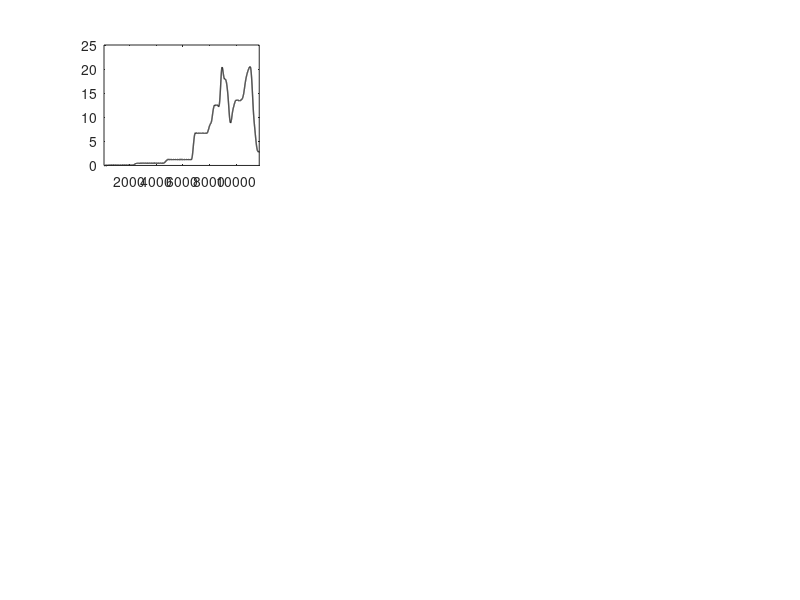

This chart was generated by the following MATLAB code: (Note: this script raises an error after producing the figure.)
%% PLOTS PAST, PRESENT & FUTURE RATES OF GLOBAL AND ANTARCTIC SEA LEVEL
% 
% This script produces Figure 1.
% 
% Sources:
%
% Holocene (total global mean sea level):
% Lambeck, K., Rouby, H., Purcell, A., Sun, Y., & Sambridge, M. (2014). Sea level and global ice volumes from the Last Glacial Maximum to the Holocene. Proceedings of the National Academy of Sciences, 111(43), 15296-15303.
% 
% 20th Century (total global mean sea level and Antarctic-specific
% contribution):
% Frederikse, T., Landerer, F., Caron, L., Adhikari, S., Parkes, D., Humphrey, V. W., ... & Wu, Y. H. (2020). The causes of sea-level rise since 1900. Nature, 584(7821), 393-397.
%
% Future projections until 2100 CE (showing only Antarctic-specific
% contribution):
% Edwards, T. L., Nowicki, S., Marzeion, B., Hock, R., Goelzer, H., Seroussi, H., ... & Zwinger, T. (2021). Projected land ice contributions to twenty-first-century sea level rise. Nature, 593(7857), 74-82.
%
%
% Created by Richard Selwyn Jones (Nov 2021)
%
%
%%

clear % Start fresh

addpath(genpath('..'))

% Load data
load Holocene_L14
load Historical_F20
load Future_E21


% Specify parameters for the figure
time_Hol = [100,11700];     % Time bounds for the Holocene (years ago, from 1950 CE)
time_C20 = [1908,2010];     % Time bounds for historical observations (years CE)
time_future = [2020,2100];  % Time bounds for future projections (years CE)
mmyr_lim = [0,25];          % Bounds for rate of change (y axis)
lwidth = 1;                 % Plotted linewidth
fsize = 7;                  % Font size


figure

% Holocene
ax1 = subplot(3,3,1);
plot(L14.time_a,L14.rate_m_mov100y*1000,'k-','linewidth',lwidth);
ylim(mmyr_lim);  xlim(time_Hol);
ax1.XDir='reverse'; ax1.YGrid='on';  box off; ax1.TickDir='both';
ylabel({'mm per year'});
xlabel('Years ago');
title('Holocene'); ax1.FontSize = fsize;

% Historical (20th Century)
ax2 = subplot(3,3,2);
plot(F20.time,F20.Rate.Obs_m*1000,'k-','linewidth',lwidth); hold on;
plot(F20.time,F20.Rate.Ant_m*1000,'r-','linewidth',lwidth);
ylim(mmyr_lim); xlim(time_C20);
xlabel('Years CE');
ax2.YTickLabel=[]; ax2.YGrid='on'; ax2.YColor='none'; box off; ax2.TickDir='both';
title('Historical');  ax2.FontSize = fsize;

% Projected (to 2100)
ax3 = subplot(3,3,3);
plot(E21.proj.years,E21.proj.Ant.Main2p6.rate_mean_30y*100,'r--','linewidth',lwidth); hold on;
plot(E21.proj.years,E21.proj.Ant.Main8p5.rate_mean_30y*100,'r-','linewidth',lwidth);
plot(E21.proj.years,E21.proj.Ant.Risk2p6.rate_mean_30y*100,'r--','linewidth',lwidth);
plot(E21.proj.years,E21.proj.Ant.Risk8p5.rate_mean_30y*100,'r-','linewidth',lwidth); hold off;
ylim(mmyr_lim); xlim(time_future);
xlabel('Years CE');
ax3.YTickLabel=[]; ax3.YGrid='on'; ax3.YColor='none'; box off; ax3.TickDir = 'both';
title('Future'); ax3.FontSize = fsize;

% Adjust plot positions
ax2_pos = ax2.Position; ax2_pos(1) = ax2_pos(1)-0.06; ax2.Position = ax2_pos;
ax3_pos = ax3.Position; ax3_pos(1) = ax3_pos(1)-0.12; ax3.Position = ax3_pos;
ax1_pos = ax1.Position; ax1_pos(4) = ax2_pos(4); ax1.Position = ax1_pos;

